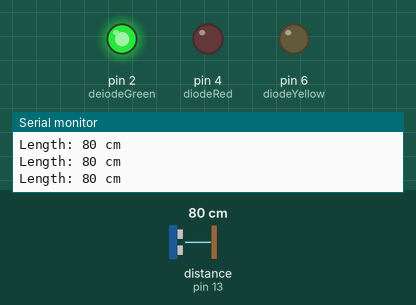
This sketch was run on a simulated Arduino Uno, built with avr-gcc and run on an emulated ATmega328P. On the bench: output pins drawn as LEDs (lit = HIGH), the last lines printed to the serial monitor. Wiring (inferred from the names in the program): ultrasonic range finder: trigger pin 11; echo pin 13. The inputs (shaded band) are chosen by the test bench; at power-on: distance to the obstacle (sensor on pin 13) 80 cm. The echo pulse lasts 58.3 µs per cm; pins used as bus, display or sensor lines are not drawn.

Above: at 1.2 s.
1.3 s: distance to the obstacle (sensor on pin 13) set to 63 cm
2.8 s: distance to the obstacle (sensor on pin 13) set to 55 cm
At 3.6 s:
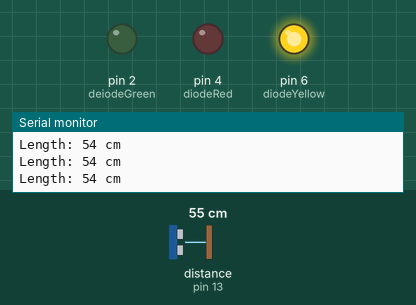
4.3 s: distance to the obstacle (sensor on pin 13) set to 2 cm
At 5.7 s:
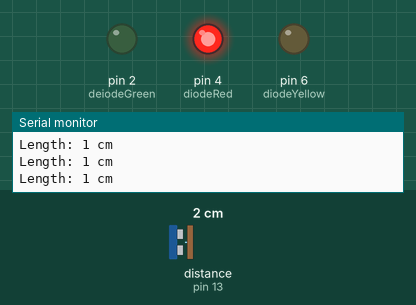
6.0 s: distance to the obstacle (sensor on pin 13) set to 35 cm
At 7.3 s:
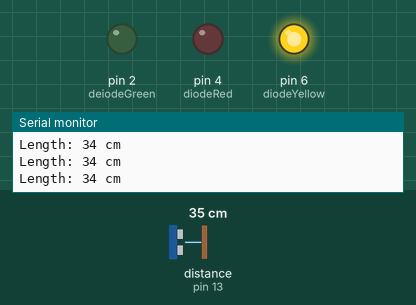
7.6 s: distance to the obstacle (sensor on pin 13) set to 4 cm
At 8.2 s:
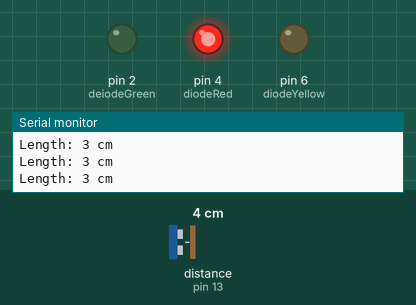
Timing chart, 0 to 10.2 s (numbered marks = the images above; inputs shaded):
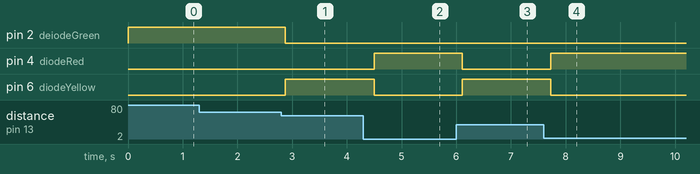

The sketch:

ParkingSensor.ino
```cpp
//diodes
int diodeRed = 4;
int diodeYellow = 6;
int deiodeGreen = 2;

//distances
int distanceRed = 30;
int distanceYellow = 60;
// distanceGreen is just above distanceYellow

//misc
int frequencyApp = 200;  //delay for loop

//sensor
int Trig = 11;
int Echo = 13;
int CM;
long CZAS;

/*
A simple garage parking sensor with 3 LEDS. Depending on distance, shows different colors. Should work max 40cm
*/

void setup() {


  pinMode(diodeRed, OUTPUT);
  pinMode(diodeYellow, OUTPUT);
  pinMode(deiodeGreen, OUTPUT);
  pinMode(Trig, OUTPUT);  //ustawienie pinu 2 w Arduino jako wyjście
  pinMode(Echo, INPUT);   //ustawienie pinu 3 w Arduino jako wejście
  Serial.begin(9600);
  Serial.println("Testing...");
}

void loop() {


  measure();
  Serial.print("Length: ");
  Serial.print(CM);
  Serial.println(" cm");


  if (CM < distanceRed) {

    digitalWrite(diodeRed, HIGH);
    digitalWrite(diodeYellow, LOW);
    digitalWrite(deiodeGreen, LOW);
  } else if ((CM >= distanceRed) && (CM < distanceYellow)) {
    digitalWrite(diodeRed, LOW);
    digitalWrite(diodeYellow, HIGH);
    digitalWrite(deiodeGreen, LOW);
  } else {
    digitalWrite(diodeRed, LOW);
    digitalWrite(diodeYellow, LOW);
    digitalWrite(deiodeGreen, HIGH);
  }


  delay(frequencyApp);
}

void measure() {
  digitalWrite(Trig, LOW);
  delayMicroseconds(2);
  digitalWrite(Trig, HIGH);  //init signal 10ms
  delayMicroseconds(10);
  digitalWrite(Trig, LOW);

  //actuall singnal
  digitalWrite(Echo, HIGH);
  CZAS = pulseIn(Echo, HIGH);
  CM = CZAS / 58;  //distance in cm
}
```

Measured:
- the behaviour switches between 60 and 59 cm on distance to the obstacle (sensor on pin 13) (found by bisection; images 0 and 1)
- after the input at 2.8 s, pin 2 (deiodeGreen): HIGH → LOW after 0.07 s; pin 6 (diodeYellow): LOW → HIGH after 0.07 s
- after the input at 4.3 s, pin 4 (diodeRed): LOW → HIGH after 0.20 s; pin 6 (diodeYellow): HIGH → LOW after 0.20 s
- after the input at 6.0 s, pin 4 (diodeRed): HIGH → LOW after 0.11 s; pin 6 (diodeYellow): LOW → HIGH after 0.11 s
- after the input at 7.6 s, pin 4 (diodeRed): LOW → HIGH after 0.13 s; pin 6 (diodeYellow): HIGH → LOW after 0.13 s
